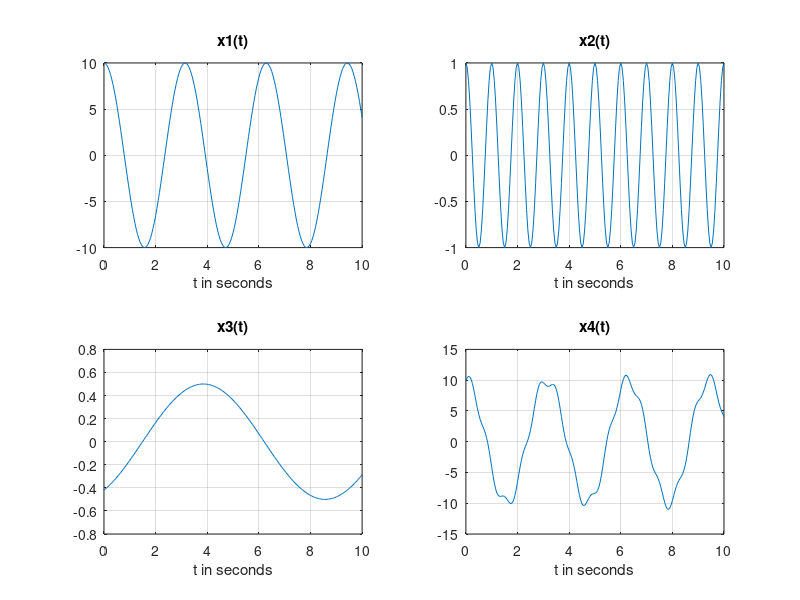

MATLAB code for this plot:
m1=10;% magnitude of signal 1 
m3=1/2;% magnitude of signal 3
t=0:0.05:10;	%time range
x1 = m1*cos(2*t);  
x2 = cos(2*pi*t);  
x3 = m3*cos((2/3)*t +10);  
x4 = m1*cos(2*t) + sin(3*pi*t); 
%A 2X2 plotting area, plotting x1 verses t 
subplot(2,2,1), plot(t,x1), grid 		
title('x1(t)'), xlabel('t in seconds')	
%giving a title to the graph
subplot(2,2,2), plot(t,x2), grid  
title('x2(t)'), xlabel('t in seconds')  
subplot(2,2,3), plot(t,x3), grid  
title('x3(t)'), xlabel('t in seconds')  
subplot(2,2,4), plot(t,x4), grid  
title('x4(t)'), xlabel('t in seconds')  
